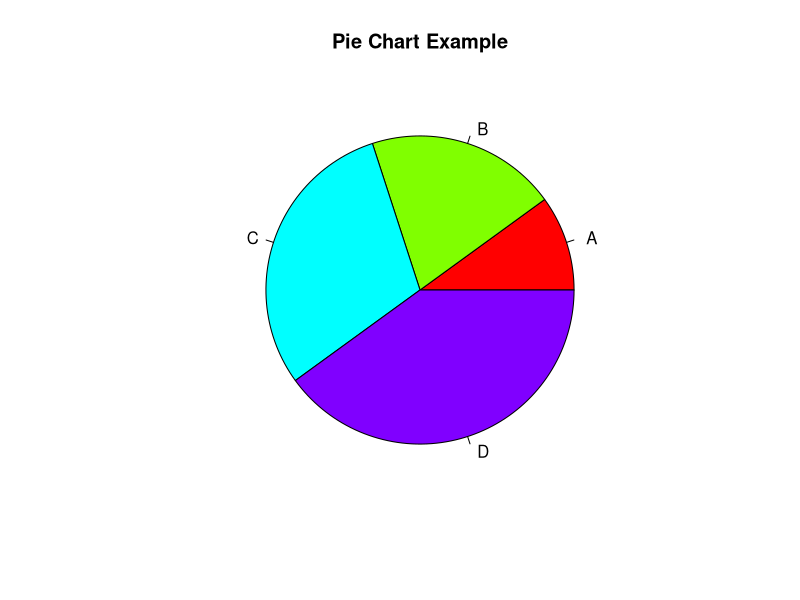
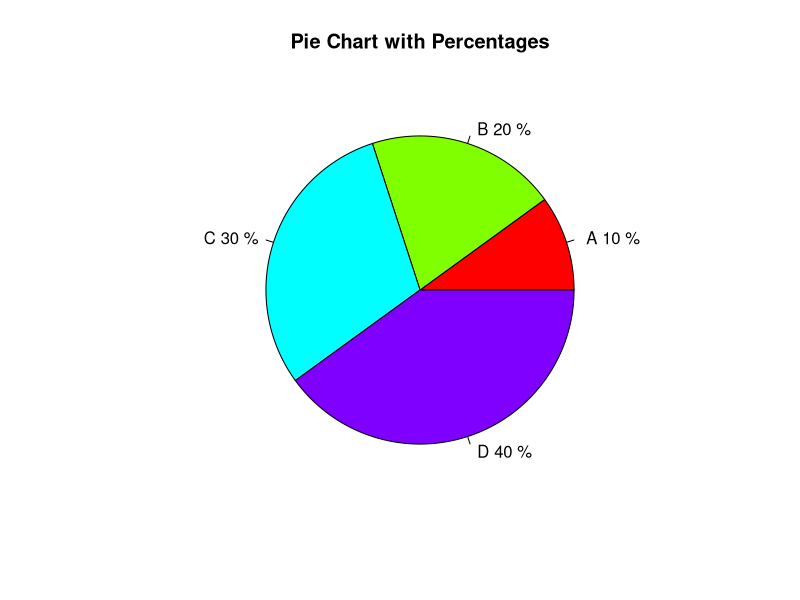
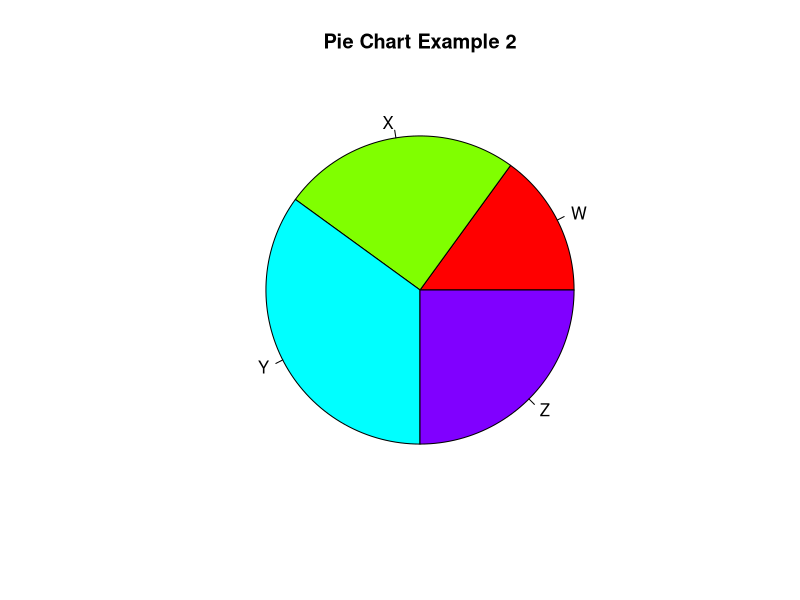
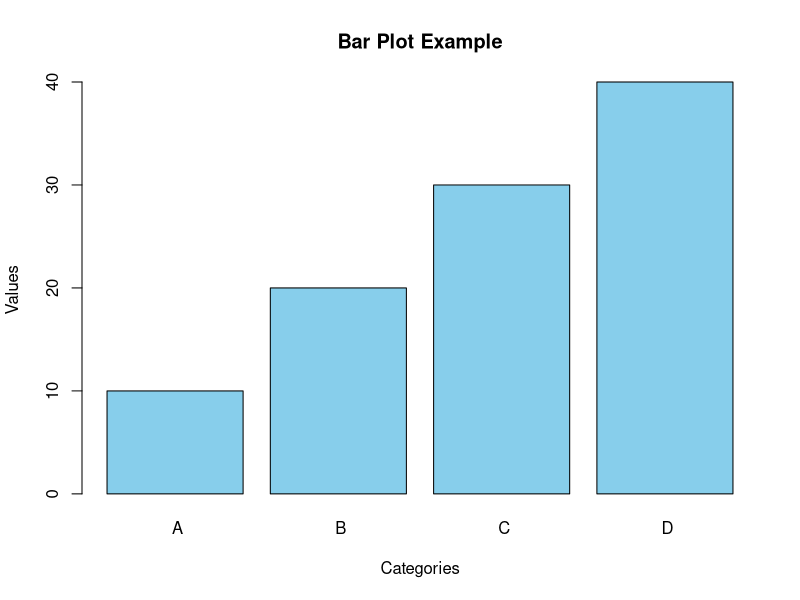
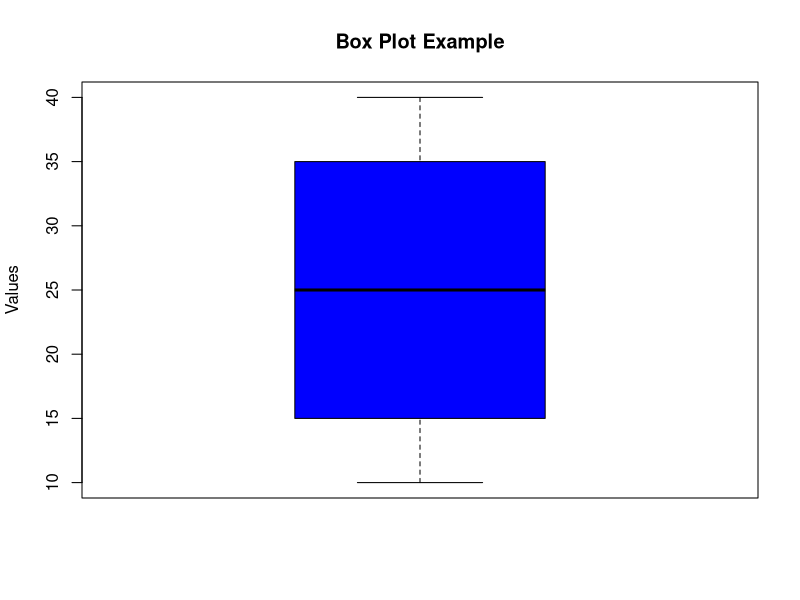
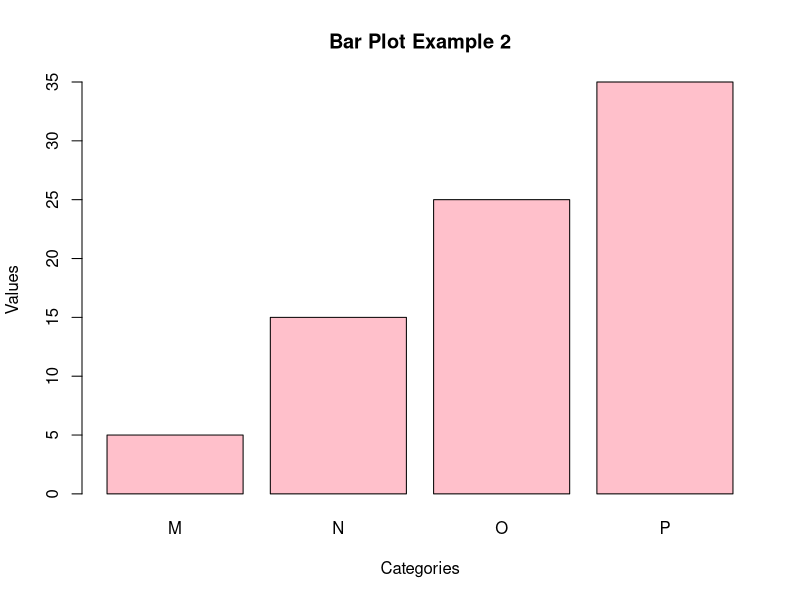
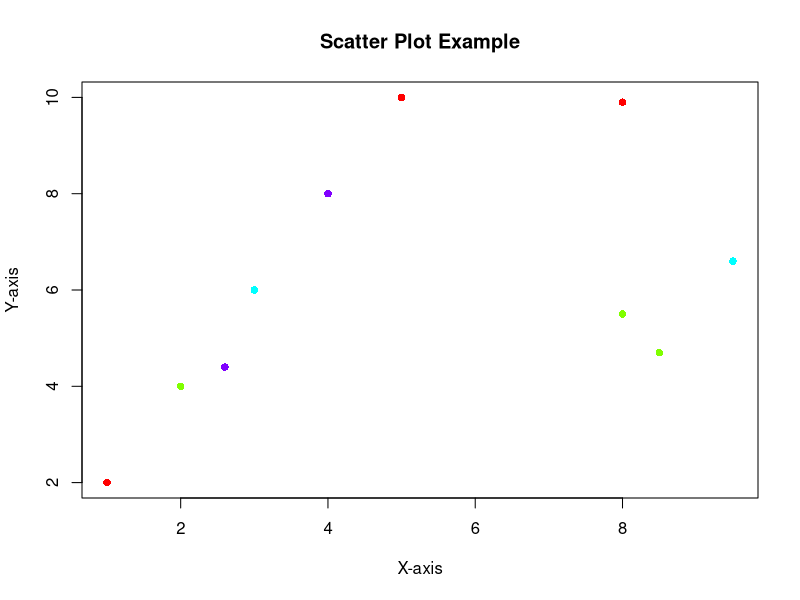
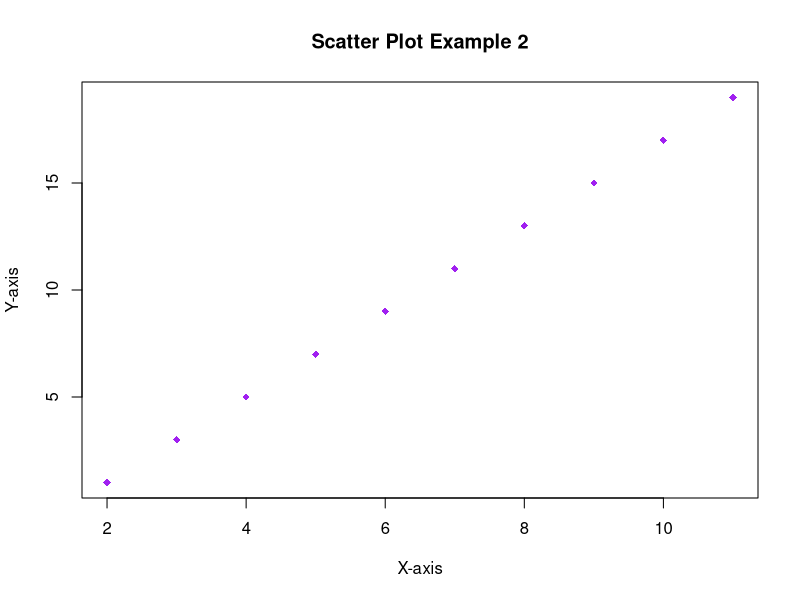

R code for these plots, in order:
# -- data visualization --
# Pie chart example
values <- c(10, 20, 30, 40)
labels <- c(" A", " B", " C", " D")
pie(values, labels = labels, main = "Pie Chart Example", col = rainbow(length(values)))

# Pie chart with percentages
percentages <- round(100 * values / sum(values), 1)
labels_with_percent <- paste(labels, percentages, "%")
pie(values, labels = labels_with_percent, main = "Pie Chart with Percentages", col = rainbow(length(values)))

values2 <- c(15, 25, 35, 25)
labels2 <- c("W", "X", "Y", "Z")
pie(values2, labels = labels2, main = "Pie Chart Example 2", col = rainbow(length(values2)))


# Bar plot example
barplot(values, names.arg = labels, main = "Bar Plot Example", col = "skyblue", xlab = "Categories", ylab = "Values")

# Box plot example
boxplot(values, main = "Box Plot Example", ylab = "Values", col = "blue")

values3 <- c(5, 15, 25, 35)
labels3 <- c("M", "N", "O", "P")
barplot(values3, names.arg = labels3, main = "Bar Plot Example 2", col = "pink", xlab = "Categories", ylab = "Values")

# Scatter plot example
x <- c(1, 2, 3, 4, 5, 8, 9.5, 2.6, 8, 8.5)
y <- c(2, 4, 6, 8, 10, 5.5, 6.6, 4.4, 9.9, 4.7)
plot(x, y, main = "Scatter Plot Example", xlab = "X-axis", ylab = "Y-axis", col = rainbow(length(values)), pch = 16)

x2 <- c(2, 3, 4, 5, 6, 7, 8, 9, 10, 11)
y2 <- c(1, 3, 5, 7, 9, 11, 13, 15, 17, 19)
plot(x2, y2, main = "Scatter Plot Example 2", xlab = "X-axis", ylab = "Y-axis", col = "purple", pch = 18)

# Calculating mean and median
mean(x, trim = 0, na.rm = FALSE)
median(x, na.rm = FALSE)

# Line chart example
x <- c(1, 2, 3, 4, 5)
y <- c(2, 4, 6, 8, 10)
plot(x, y, type = "l", main = "Line Chart Example", xlab = "X-axis", ylab = "Y-axis", col = "blue", lwd = 2)



# Histogram example
hist(x, main = "Histogram Example", xlab = "Values", col = "lightgreen", border = "black")

# Density plot example
density_x <- density(x)
plot(density_x, main = "Density Plot Example", xlab = "Values", col = "red", lwd = 2)
polygon(density_x, col = rgb(1, 0, 0, 0.3), border = "red")

# Multiple line chart example
y2 <- c(3, 6, 9, 12, 15)
plot(x, y, type = "l", col = "blue", lwd = 2, ylim = c(0, 15), main = "Multiple Line Chart", xlab = "X-axis", ylab = "Y-axis")
lines(x, y2, col = "red", lwd = 2)
legend("topleft", legend = c("Line 1", "Line 2"), col = c("blue", "red"), lwd = 2)

# Barplot with grouped bars
grouped_values <- matrix(c(10, 15, 20, 25, 5, 10, 15, 20), nrow = 2, byrow = TRUE)
barplot(grouped_values, beside = TRUE, col = c("blue", "red"), names.arg = labels, main = "Grouped Bar Plot", legend = c("Group 1", "Group 2"))


# Heatmap example
heatmap_matrix <- matrix(runif(25, min = 1, max = 10), nrow = 5)
heatmap(heatmap_matrix, main = "Heatmap Example", col = heat.colors(10), scale = "column")
